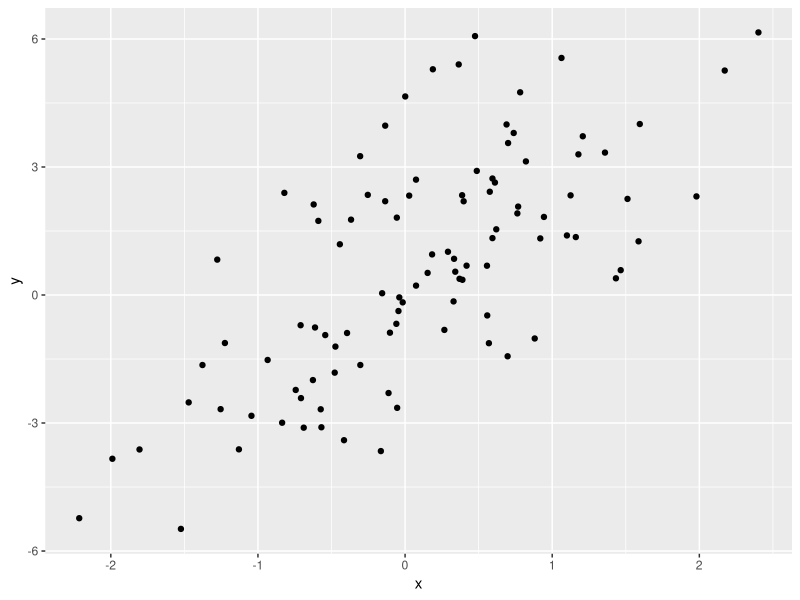
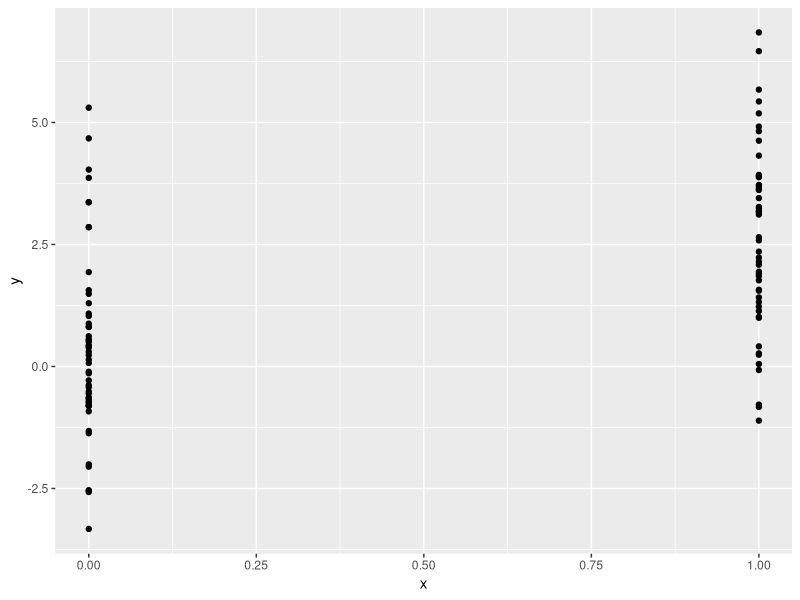
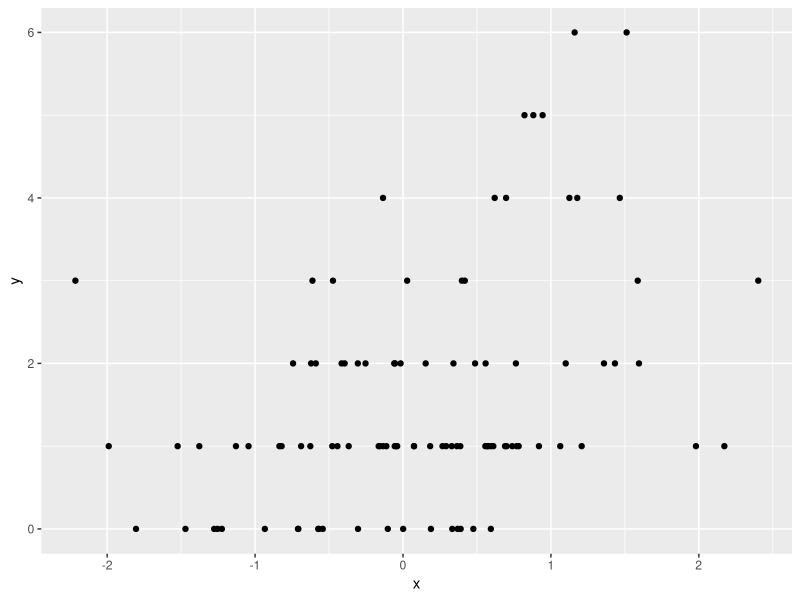

Write R code to recreate these figures, in order.
## ---- chunk 1
library(tidyverse)
library(kableExtra)
library(knitr)
## ---- chunk 2
nested_lists <- list(
  a = list(
    b = list(
      matrix = matrix(rnorm(4), ncol = 2),
      numeric_vector = 1:10,
      character_vector = LETTERS,
      data_frame = tibble(data_a = 1:10, data_b = 11:20),
      list = list(1:10)
    )
  )
)

# On an object
str(nested_lists)

# On a function
str(matrix)

# On dataframes
str(airquality)
## ---- chunk 3
rnorm(4, 100, 10)

# Should be .5
pnorm(10, mean = 10)
## ---- chunk 4
rpois(10, 1)
rpois(10, 4)
## ---- chunk 5
set.seed(1)
x <- rnorm(100)
e <- rnorm(100, 0, 2)
y <- 0.5 + 2 * x + e

summary(y)

tibble(x = x, y = y) %>%
ggplot(aes(x, y)) +
  geom_point()
## ---- chunk 6
set.seed(1)
x <- rbinom(100, 1, 0.5)
e <- rnorm(100, 0, 2)
y <- 0.5 + 2 * x + e

summary(y)

tibble(x = x, y = y) %>%
ggplot(aes(x,y)) +
  geom_point()
## ---- chunk 7
set.seed(1)
x <- rnorm(100)
log_mu <- 0.5 + 0.3 * x
y <- rpois(100, exp(log_mu))

tibble(x = x, y = y) %>%
  ggplot(aes(x,y)) +
  geom_point()
## ---- chunk 8
set.seed(1)
sample(1:10, 4)
sample(1:10, 4)
sample(letters, 5)

# Permutation
sample(1:10)

# Sample with replacement
sample(1:10, 8, replace = T)
## ---- chunk 9
system.time(
  solve( matrix(rnorm(2048 * 2048), ncol = 2048) )
)
## ---- chunk 10
library(magrittr)
x <- c(1:2000)
y <- rnorm(2000)
Rprof(tmp <- tempfile())
invisible(
  solve( matrix(rnorm(2048 * 2048), ncol = 2048) )
)
Rprof()
summaryRprof(tmp) %>%
  use_series(by.self) %>%
  kable() %>%
  kable_styling()
